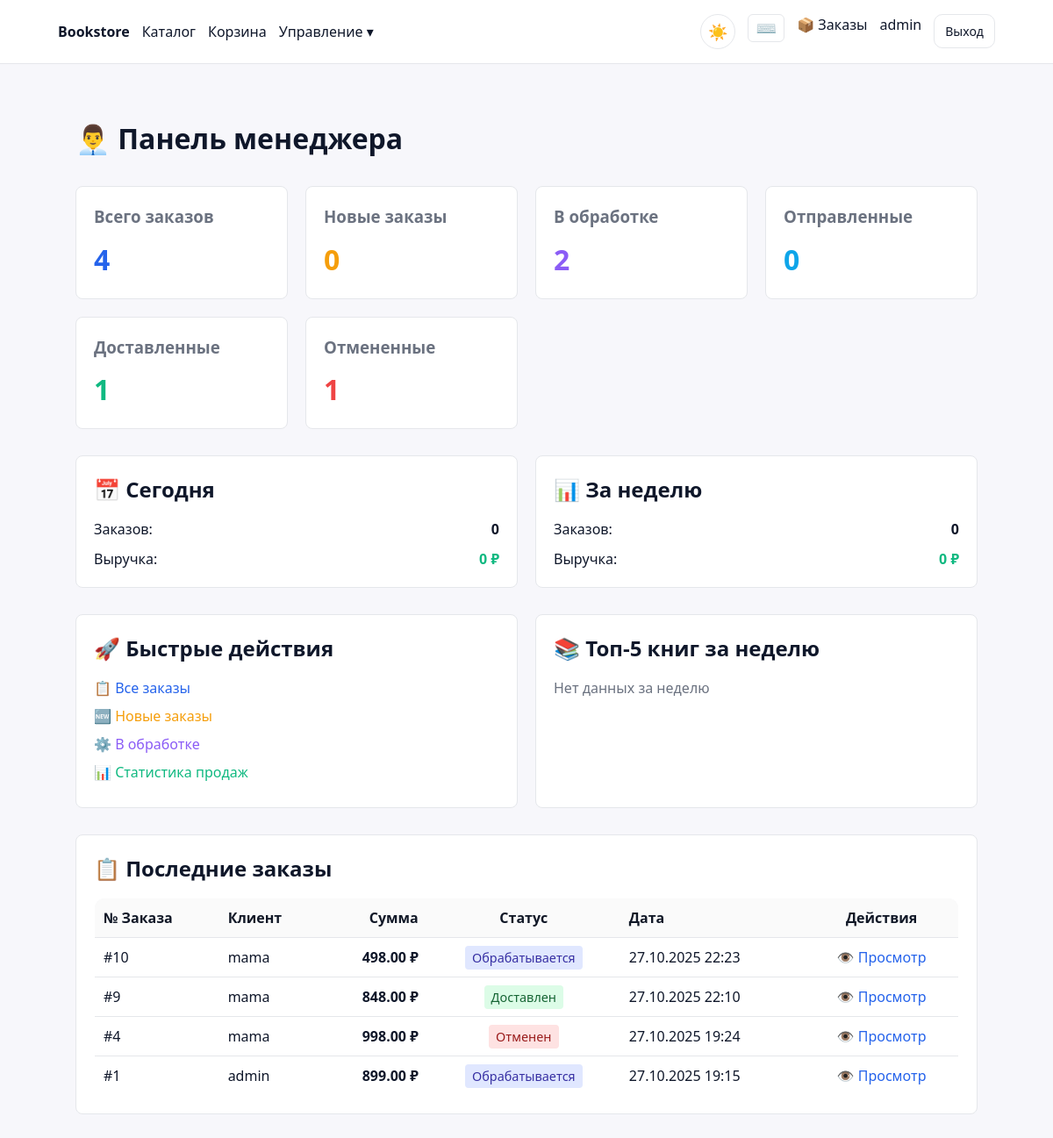
Page /manager/ (signed in) on the earlier database version.
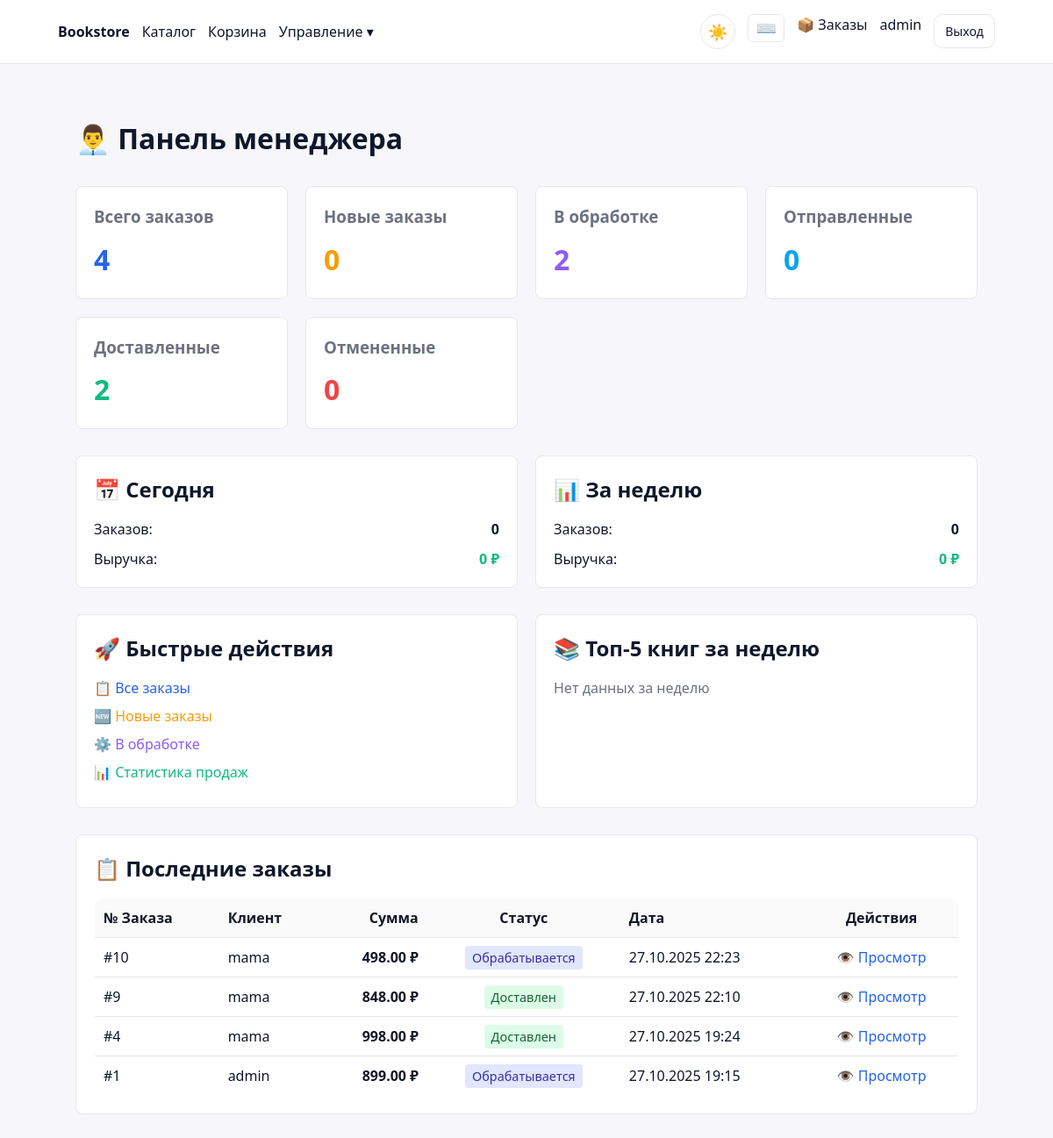
Same page on the later database version.
### backend/apps/orders/models.py (models this page shows, shortened)
class Order(models.Model):
    STATUS_CHOICES = (
        ("processing", "Обрабатывается"),
        ("shipped", "Отправлен"),
        ("delivered", "Доставлен"),
        ("cancelled", "Отменен"),
    )
    user = models.ForeignKey(settings.AUTH_USER_MODEL, on_delete=models.CASCADE, related_name='orders')
    status = models.CharField(max_length=20, choices=STATUS_CHOICES, default="processing")
    total_amount = models.DecimalField(max_digits=12, decimal_places=2, default=0)
    shipping_address = models.TextField(default="")
    shipping_city = models.CharField(max_length=100, default="")
    shipping_postal_code = models.CharField(max_length=20, default="")
    notes = models.TextField(blank=True)
    created_at = models.DateTimeField(auto_now_add=True)
    updated_at = models.DateTimeField(auto_now=True)
    class Meta:
        ordering = ['-created_at']
        indexes = [
            models.Index(fields=['user', 'status']),
            models.Index(fields=['status', 'created_at']),
        ]

### backend/apps/web/manager_views.py (the view)
# urls.py: path('manager/', manager_views.manager_dashboard, name='manager-dashboard'),
@manager_required
def manager_dashboard(request):
    total_orders = Order.objects.count()
    new_orders = Order.objects.filter(status='new').count()
    processing_orders = Order.objects.filter(status='processing').count()
    shipped_orders = Order.objects.filter(status='shipped').count()
    delivered_orders = Order.objects.filter(status='delivered').count()
    cancelled_orders = Order.objects.filter(status='cancelled').count()
    today = datetime.now().date()
    today_orders = Order.objects.filter(created_at__date=today).count()
    today_revenue = Order.objects.filter(
        created_at__date=today,
        status__in=['delivered', 'shipped']
    ).aggregate(total=Sum('total_amount'))['total'] or 0
    week_ago = today - timedelta(days=7)
    week_orders = Order.objects.filter(created_at__date__gte=week_ago).count()
    week_revenue = Order.objects.filter(
        created_at__date__gte=week_ago,
        status__in=['delivered', 'shipped']
    ).aggregate(total=Sum('total_amount'))['total'] or 0
    recent_orders = Order.objects.select_related('user').order_by('-created_at')[:10]
    top_books = Book.objects.annotate(
        week_orders=Count('orderitem__order', filter=Q(orderitem__order__created_at__date__gte=week_ago)),
        week_quantity=Sum('orderitem__quantity', filter=Q(orderitem__order__created_at__date__gte=week_ago))
    ).filter(week_orders__gt=0).order_by('-week_orders')[:5]
    context = {
        'total_orders': total_orders,
        'new_orders': new_orders,
        'processing_orders': processing_orders,
        'shipped_orders': shipped_orders,
        'delivered_orders': delivered_orders,
        'cancelled_orders': cancelled_orders,
        'today_orders': today_orders,
        'today_revenue': today_revenue,
        'week_orders': week_orders,
        'week_revenue': week_revenue,
        'recent_orders': recent_orders,
        'top_books': top_books,
    }
    return render(request, 'web/manager/dashboard.html', context)

### templates/web/manager/dashboard.html (shortened to what the changed rows need)
{% extends 'web/base.html' %}
{% block content %}
<div style="max-width: 1200px; margin: 0 auto; padding: 20px;">
	<h1>👨‍💼 Панель менеджера</h1>
	<div style="display: grid; grid-template-columns: repeat(auto-fit, minmax(200px, 1fr)); gap: 20px; margin: 30px 0;">
		<div style="background: #fff; padding: 20px; border-radius: 8px; border: 1px solid #e5e7eb;">
			<h3 style="margin: 0 0 10px 0; color: #6b7280;">Доставленные</h3>
			<p style="font-size: 2em; margin: 0; color: #10b981; font-weight: bold;">{{ delivered_orders }}</p>
		</div>
		<div style="background: #fff; padding: 20px; border-radius: 8px; border: 1px solid #e5e7eb;">
			<h3 style="margin: 0 0 10px 0; color: #6b7280;">Отмененные</h3>
			<p style="font-size: 2em; margin: 0; color: #ef4444; font-weight: bold;">{{ cancelled_orders }}</p>
		</div>
	</div>
	<div style="display: grid; grid-template-columns: repeat(auto-fit, minmax(300px, 1fr)); gap: 20px; margin: 30px 0;">
		<div style="background: #fff; padding: 20px; border-radius: 8px; border: 1px solid #e5e7eb;">
			<h2 style="margin: 0 0 15px 0;">📅 Сегодня</h2>
		</div>
		<div style="background: #fff; padding: 20px; border-radius: 8px; border: 1px solid #e5e7eb;">
			<h2 style="margin: 0 0 15px 0;">📊 За неделю</h2>
		</div>
	</div>
	<div style="display: grid; grid-template-columns: repeat(auto-fit, minmax(300px, 1fr)); gap: 20px; margin: 30px 0;">
		<div style="background: #fff; padding: 20px; border-radius: 8px; border: 1px solid #e5e7eb;">
			<h2 style="margin: 0 0 15px 0;">🚀 Быстрые действия</h2>
		</div>
		<div style="background: #fff; padding: 20px; border-radius: 8px; border: 1px solid #e5e7eb;">
			<h2 style="margin: 0 0 15px 0;">📚 Топ-5 книг за неделю</h2>
		</div>
	</div>
	<div style="background: #fff; padding: 20px; border-radius: 8px; border: 1px solid #e5e7eb;">
		<h2 style="margin: 0 0 15px 0;">📋 Последние заказы</h2>
		{% if recent_orders %}
		<div style="overflow-x: auto;">
			<table style="width: 100%; border-collapse: collapse;">
				<thead style="background: #f9fafb;">
					<tr>
						<th style="padding: 10px; text-align: left;">№ Заказа</th>
						<th style="padding: 10px; text-align: left;">Клиент</th>
						<th style="padding: 10px; text-align: right;">Сумма</th>
						<th style="padding: 10px; text-align: center;">Статус</th>
						<th style="padding: 10px; text-align: left;">Дата</th>
						<th style="padding: 10px; text-align: center;">Действия</th>
					</tr>
				</thead>
				<tbody>
					{% for order in recent_orders %}
					<tr style="border-top: 1px solid #e5e7eb;">
						<td style="padding: 10px;">#{{ order.id }}</td>
						<td style="padding: 10px;">{{ order.user.username }}</td>
						<td style="padding: 10px; text-align: right; font-weight: 600;">{{ order.total_amount }} ₽</td>
						<td style="padding: 10px; text-align: center;">
							<span style="padding: 4px 8px; border-radius: 4px; font-size: 0.9em;
								{% if order.status == 'new' %}background: #fef3c7; color: #92400e;
								{% elif order.status == 'processing' %}background: #e0e7ff; color: #3730a3;
								{% elif order.status == 'shipped' %}background: #dbeafe; color: #1e40af;
								{% elif order.status == 'delivered' %}background: #dcfce7; color: #166534;
								{% elif order.status == 'cancelled' %}background: #fee2e2; color: #991b1b;
								{% endif %}">
								{{ order.get_status_display }}
							</span>
						</td>
						<td style="padding: 10px;">{{ order.created_at|date:"d.m.Y H:i" }}</td>
						<td style="padding: 10px; text-align: center;">
							<a href="/manager/orders/{{ order.id }}/" style="color: #2563eb; text-decoration: none;">👁️ Просмотр</a>
						</td>
					</tr>
					{% endfor %}
				</tbody>
			</table>
		</div>
		{% else %}
		<p style="color: #6b7280; text-align: center; padding: 20px;">Нет заказов</p>
		{% endif %}
	</div>
</div>
{% endblock %}

Differences in the rows shown:
changed Order id 4: status "Отменен" → "Доставлен"
Other differences:
{{ delivered_orders }}: "1" → "2"
{{ cancelled_orders }}: "1" → "0"
